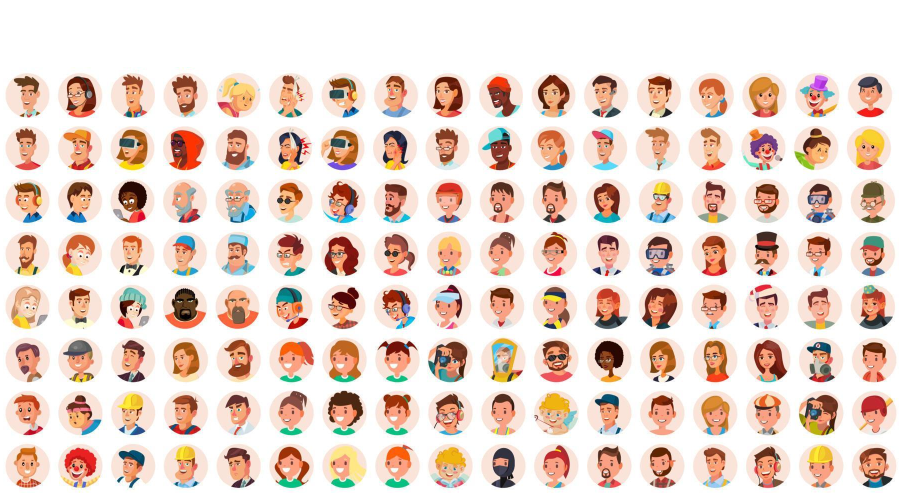
#> input picture scripts/avatars.png, 1807 x 985 px (shown at 1/2 size)
$ python importimg.py
#> lines starting #> are read from the running program, lines starting #| are printed output that depends on the picture; after the words box and inside, x2 and y2 are one past the last pixel; in counts of white or black regions, pixels touching at a corner belong together
import os
from PIL import Image, ImageDraw

# Load the image
image_path = "avatars.png"
img = Image.open(image_path).convert('RGBA')
#> img is the input picture: PIL image 1807x985 RGBA; mean R, G, B, A 199.4, 180.7, 170.7, 220.3
img_w, img_h = img.size
#> img_w = 1807; img_h = 985

# -------------------------------------------------------------------------
# Crop the main image boundaries roughly past the hidden black bar
# -------------------------------------------------------------------------
start_y = 0
for y in range(img_h):
    r, g, b, a = img.getpixel((img_w // 2, y))
    if r > 240 and g > 240 and b > 240:
        start_y = y
        break
#> this loop made 135 passes
#> (r, g, b, a) on passes 1 to 12: (0, 0, 0, 0), (0, 0, 0, 0), (0, 0, 0, 0), (0, 0, 0, 0), (0, 0, 0, 0), (0, 0, 0, 0), (0, 0, 0, 0), (0, 0, 0, 0), (0, 0, 0, 0), (0, 0, 0, 0), (0, 0, 0, 0), (0, 0, 0, 0)

sample_y = start_y + 50
#> sample_y = 184
start_x = 0
for x in range(img_w):
    r, g, b, a = img.getpixel((x, sample_y))
    if r < 250 or g < 250 or b < 250:
        start_x = x
        break
#> this loop made 11 passes
#> (r, g, b) on passes 1 to 11: (255, 255, 255), (255, 255, 255), (255, 255, 255), (255, 255, 255), (255, 255, 255), (254, 255, 255), (252, 255, 255), (251, 255, 254), (255, 255, 255), (255, 254, 251), (255, 249, 247)

end_x = img_w
#> end_x = 1807
for x in range(img_w - 1, -1, -1):
    r, g, b, a = img.getpixel((x, sample_y))
    if r < 250 or g < 250 or b < 250:
        end_x = x + 1
        break
#> this loop made 16 passes

cleaned_img = img.crop((start_x, start_y, end_x, img_h))
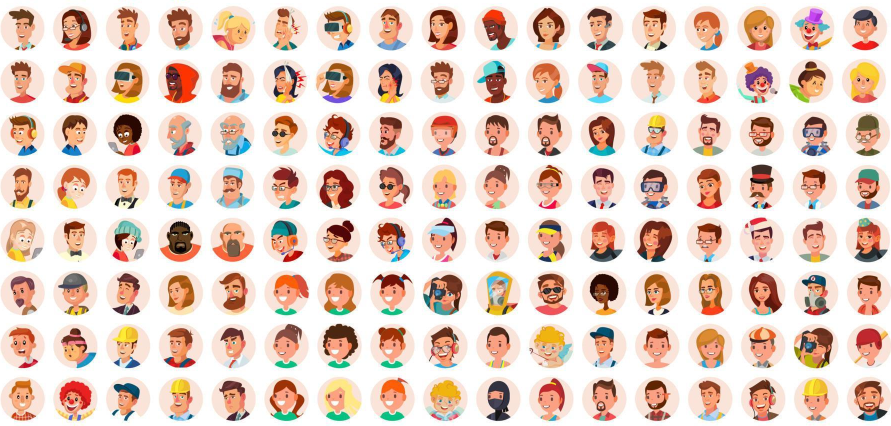
#> cleaned_img: PIL image 1782x851 RGBA (shown at 1/2 size); mean R, G, B, A 230.4, 208.5, 196.8, 255
cleaned_w, cleaned_h = cleaned_img.size
#> cleaned_w = 1782; cleaned_h = 851

# Output folder setup
output_dir = "extracted_avatars_perfect"
os.makedirs(output_dir, exist_ok=True)

COLS = 17
ROWS = 8

tile_w = cleaned_w / COLS
#> tile_w = 104.8
tile_h = cleaned_h / ROWS
#> tile_h = 106.4

count = 1
for r in range(ROWS):
    for c in range(COLS):
        left = int(c * tile_w)
        top = int(r * tile_h)
        right = int((c + 1) * tile_w)
        bottom = int((r + 1) * tile_h)

        # 1. Grab the rough square tile area
        avatar = cleaned_img.crop((left, top, right, bottom)).convert('RGBA')
        w, h = avatar.size

        # 2. DYNAMICALLY FIND THE CIRCLE BOUNDS INSIDE THIS TILE
        # Scan the tile pixels to find the extreme edges of the pink circle
        min_x, min_y = w, h
        max_x, max_y = 0, 0
        has_circle = False

        for y_pixel in range(h):
            for x_pixel in range(w):
                pr, pg, pb, pa = avatar.getpixel((x_pixel, y_pixel))

                # Identify the circle color (it's a distinct pink/beige, definitely not white background)
                if pr < 252 or pg < 245 or pb < 240:
                    has_circle = True
                    if x_pixel < min_x: min_x = x_pixel
                    if x_pixel > max_x: max_x = x_pixel
                    if y_pixel < min_y: min_y = y_pixel
                    if y_pixel > max_y: max_y = y_pixel

        # Fallback to center if the pixel detection misses entirely
        if not has_circle or (max_x <= min_x) or (max_y <= min_y):
            min_x, min_y, max_x, max_y = 0, 0, w, h

        # 3. Calculate the true diameter and center based on the detected edges
        circle_w = max_x - min_x
        circle_h = max_y - min_y

        # Use the average radius to keep it a perfect sphere
        radius = (circle_w + circle_h) / 4
        center_x = min_x + (circle_w / 2)
        center_y = min_y + (circle_h / 2)

        # 4. Generate the mask centered on the true calculated coordinates
        mask = Image.new('L', (w, h), 0)
        draw = ImageDraw.Draw(mask)

        # Tuck the radius in by 1.5 pixels to cleanly slice off the anti-aliased edge fuzz
        shave = 1.5
        r_clean = radius - shave

        draw.ellipse([
            center_x - r_clean,
            center_y - r_clean,
            center_x + r_clean,
            center_y + r_clean
        ], fill=255)

        # Apply mask and save
        avatar.putalpha(mask)
        avatar.save(os.path.join(output_dir, f"avatar_{count:03d}.png"), "PNG")
        count += 1
#> this loop made 8 passes
#> pass 1, `avatar.save(os.path.join(output_dir, f"avatar_{count:03d}.png"), "PNG")`:
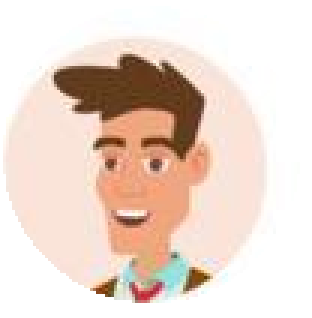
#> saved as avatar_001.png: PIL image 104x106 RGBA (shown 3 times larger); mean R, G, B, A 234.8, 216.3, 205.2, 177.8; transparent parts drawn white
#> pass 1, `avatar.save(os.path.join(output_dir, f"avatar_{count:03d}.png"), "PNG")`:
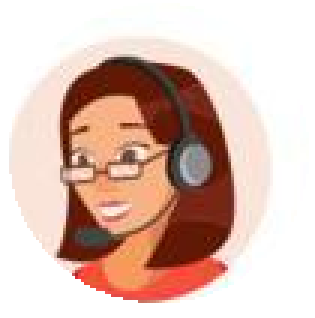
#> saved as avatar_002.png: PIL image 105x106 RGBA (shown 3 times larger); mean R, G, B, A 219.1, 189.3, 178.2, 179.9; transparent parts drawn white
#> pass 1, `avatar.save(os.path.join(output_dir, f"avatar_{count:03d}.png"), "PNG")`:
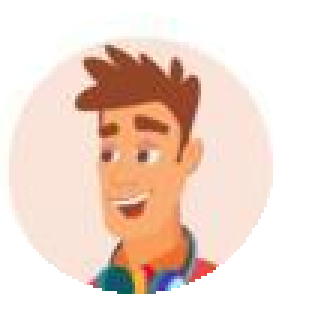
#> saved as avatar_003.png: PIL image 105x106 RGBA (shown 3 times larger); mean R, G, B, A 237.5, 215.3, 203.2, 156.8; transparent parts drawn white
#> pass 1, `avatar.save(os.path.join(output_dir, f"avatar_{count:03d}.png"), "PNG")`:
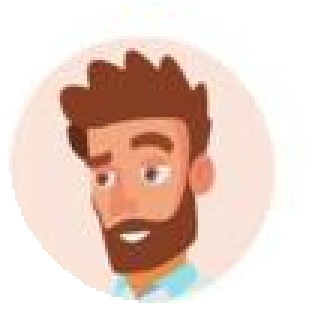
#> saved as avatar_004.png: PIL image 105x106 RGBA (shown 3 times larger); mean R, G, B, A 231.5, 208.3, 197.7, 179.9; transparent parts drawn white
#> after the loop:
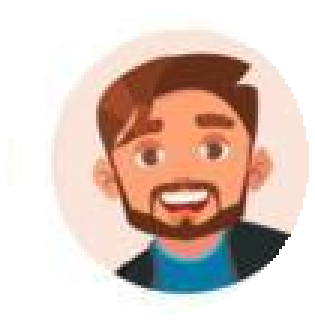
#> avatar: PIL image 105x107 RGBA (shown 3 times larger); mean R, G, B, A 219.7, 198.7, 189.2, 184.8; transparent parts drawn white
#> after the loop:
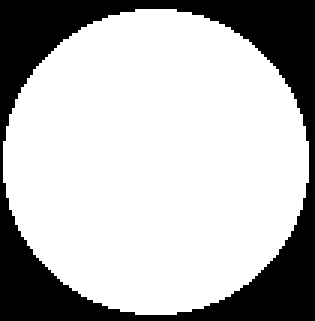
#> mask: PIL image 105x107 L (shown 3 times larger); 72.5% white; 1 black region, box (x1, y1, x2, y2) and area: (0, 0, 105, 107) 3091
#> after the loop, count = 137

print(f"Done! Dynamically tracked each circle center and saved {count-1} perfect PNGs.")
#| Done! Dynamically tracked each circle center and saved 136 perfect PNGs.
